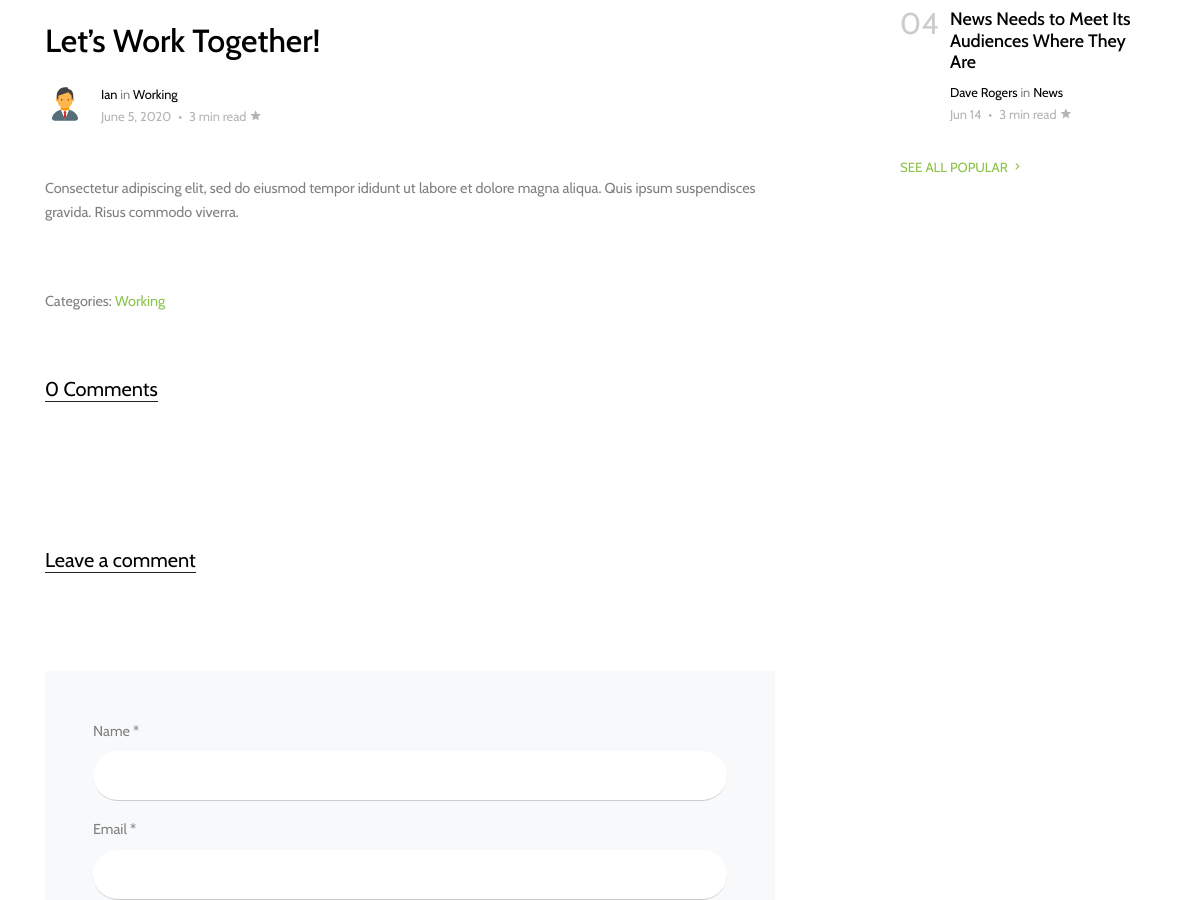
The app's page /trending-post/5/ (middle part), older data.
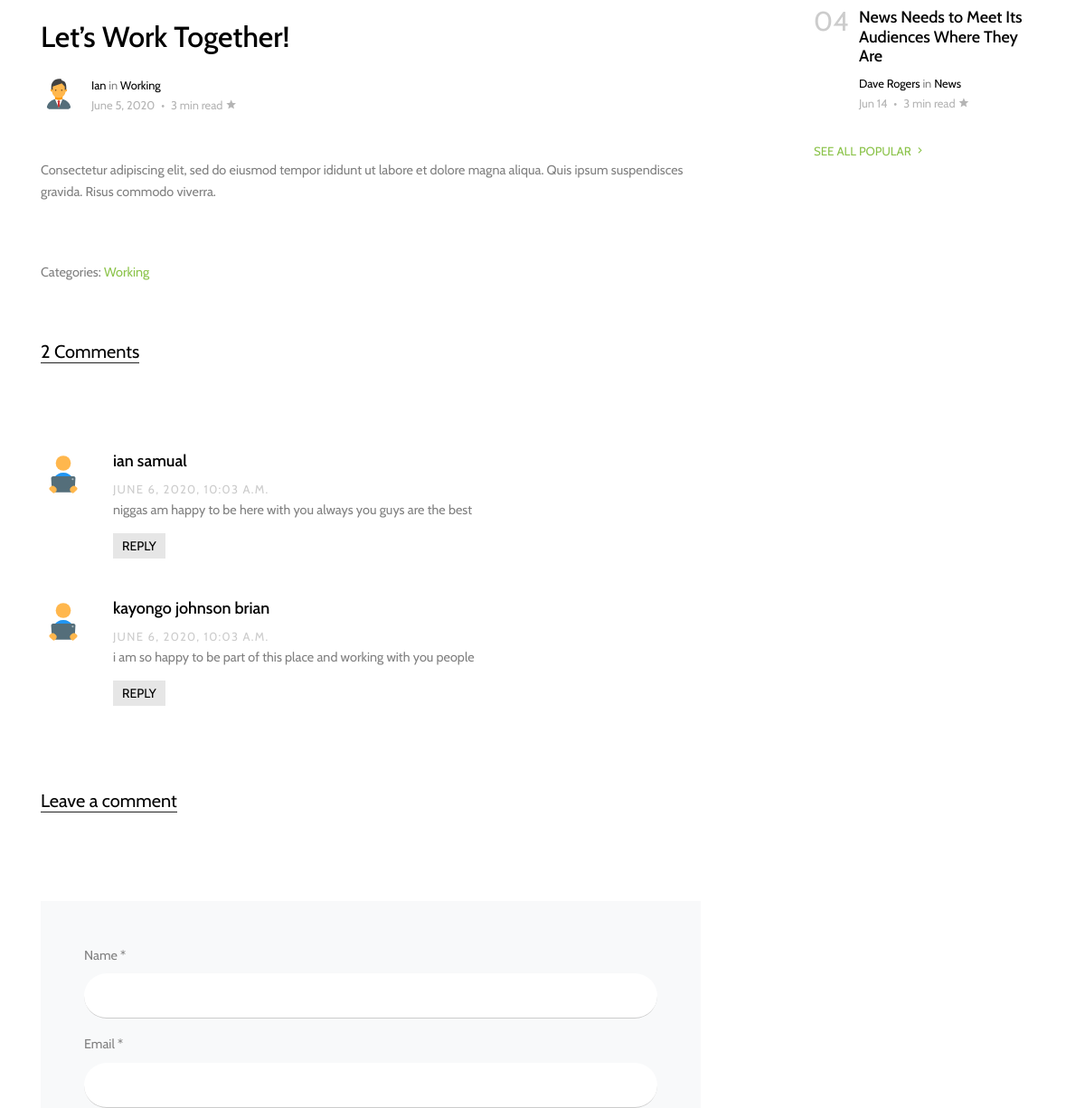
The same page, newer data.
### blog/models.py (models this page shows, shortened)
class CommentsTrending(models.Model):
    post = models.ForeignKey(Trending, on_delete=models.CASCADE)
    name = models.CharField(max_length=350)
    email = models.EmailField(max_length=254,null=True,blank=True)
    comment = models.TextField()
    date_created = models.DateTimeField(auto_now_add=True)

### blog/views.py (the view)
# urls.py: path('trending-post/<str:pk>/',views.PostDetail,name='trending-post'),
def PostDetail(request, pk):
    trend_post = Trending.objects.get(id=pk)
    comments = CommentsTrending.objects.filter(post=trend_post).order_by('-id')
    if request.method == 'POST':
        name = request.POST['Name']
        email = request.POST['email']
        comment = request.POST['comment']
        CommentsTrending.objects.create(
            post=trend_post, name=name, email=email, comment=comment)
    context = {
        'trend_post': trend_post,
        'comments': comments
    }
    return render(request, 'blog/blog-single.html', context)

### blog/models.py (called while the page is built)
    @property
    def authorPrest(self):
        try:
            post = self.author
        except:
            post = ''
        return post

    @property
    def imageUrl(self):
        try:
            url = self.image.url
        except:
            url = ''
        return url

### templates/blog/blog-single.html (shortened to what this page needs)
<!DOCTYPE html>
{% extends "blog/base.html" %}
{% load static %}
{% block main-content %}
<div class="site-section">
  <div class="container">
    <div class="row">
      <div class="col-lg-8 single-content">
        <h1 class="mb-4">
          {{trend_post.title}}
        </h1>
        <div class="post-meta d-flex mb-5">
          <div class="bio-pic mr-3">
            <img src="{% static 'assests/admin.svg' %}" alt="Image" class="img-fluidid">
          </div>
          <div class="vcard">
            <span class="d-block"><a href="#">{{trend_post.authorPrest}}</a> in <a
                href="#">{{trend_post.tag}}</a></span>
            <span class="date-read">{{trend_post.date_Created}} <span class="mx-1">&bullet;</span> 3 min read <span
                class="icon-star2"></span></span>
          </div>
        </div>
        <p>{{trend_post.description}}</p>
        <div class="pt-5">
          <p>Categories: <a href="#">{{trend_post.tag}}</a></p>
        </div>
        <div class="pt-5">
          <div class="section-title">
            <h2 class="mb-5">{{comments.count }} Comment{{comments|pluralize}}</h2>
          </div>
          <ul class="comment-list">
            {% for commentie in comments %}
            <li class="comment">
              <div class="vcard bio">
                <img src="{% static 'assests/commet.svg' %}" alt="Image placeholder">
              </div>
              <div class="comment-body">
                <h3>{{commentie.name}}</h3>
                <div class="meta">{{commentie.date_created}}</div>
                <p>{{commentie.comment}}</p>
                <p><a href="#" class="reply">Reply</a></p>
              </div>
            </li>
            {% endfor %}
          <div class="comment-form-wrap pt-5">
            <div class="section-title">
              <h2 class="mb-5">Leave a comment</h2>
            </div>
            <form action="" class="p-5 bg-light" method="POST">
              <div class="form-group">
                <label for="name">Name *</label>
                <input type="text" name="Name" class="form-control" id="name">
              </div>
              <div class="form-group">
                <label for="email">Email *</label>
                <input type="email" name="email" class="form-control" id="email">
              </div>
            </form>
          </div>
        </div>
      </div>
      <div class="col-lg-3 ml-auto">
        <div class="trend-entry d-flex pl-0">
          <div class="number align-self-start">04</div>
          <div class="trend-contents">
            <h2><a href="blog-single.html">News Needs to Meet Its Audiences Where They Are</a></h2>
            <div class="post-meta">
              <span class="d-block"><a href="#">Dave Rogers</a> in <a href="#">News</a></span>
              <span class="date-read">Jun 14 <span class="mx-1">&bullet;</span> 3 min read <span
                  class="icon-star2"></span></span>
            </div>
          </div>
        </div>
        <p>
          <a href="#" class="more">See All Popular <span class="icon-keyboard_arrow_right"></span></a>
        </p>
      </div>
    </div>
  </div>
</div>
{% endblock main-content %}

Row changes from the older to the newer data that the page shows:
added CommentsTrending: name "ian samual", date_created "JUNE 6, 2020, 10:03 A.M.", comment "niggas am happy to be here with you always you guys are the best"
added CommentsTrending: name "kayongo johnson brian", date_created "JUNE 6, 2020, 10:03 A.M.", comment "i am so happy to be part of this place and working with you people"
Text that changed along with them:
{{ comments.count }}: "0" → "2"
